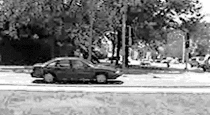
#> input picture Learning_OpenCV_3_Computer_Vision_with_Python/Chapter 7/Image_classification/TestImages/test-0.pgm, 210 x 115 px; its folder holds only this picture in this run
$ python test.py   (Python 2 division)
#> lines starting #> are read from the running program, lines starting #| are printed output that depends on the picture; after the words box and inside, x2 and y2 are one past the last pixel; in counts of white or black regions, pixels touching at a corner belong together
import cv2
import numpy as np

import imutils

from os.path import join, isfile
from os import listdir

_test_path = './Chapter 7/Image_classification/TestImages/'
_test_imgs = [join(_test_path, f) for f in listdir(_test_path) if isfile(join(_test_path, f))]

for idx, _test_img in enumerate(_test_imgs[:1]):
    category = 'noncar'
    print category
    test_img = imutils.resize(cv2.imread(_test_img, 1), height=400)
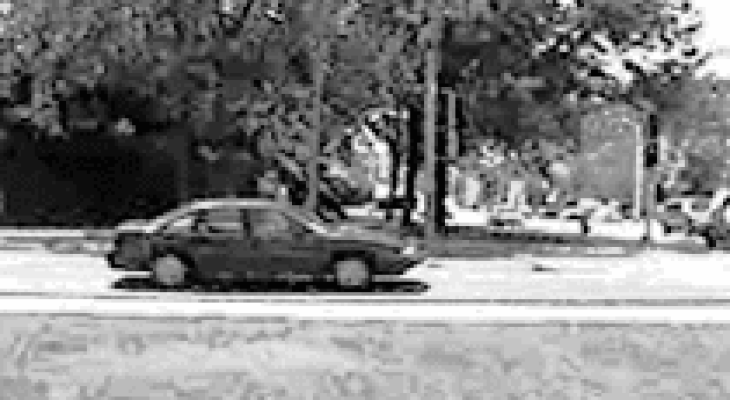
#> test_img: shape (400, 730, 3); min 3, max 254, mean 128.2
    cv2.putText(test_img, category, (10, 50), cv2.FONT_HERSHEY_COMPLEX, 3, (0, 255, 0), cv2.LINE_4)
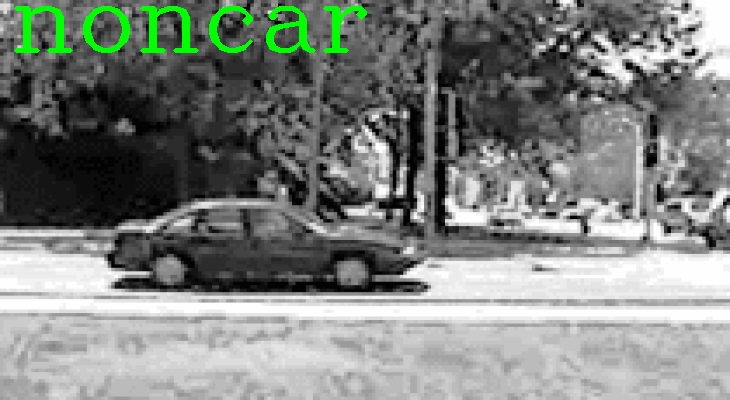
#> test_img: shape (400, 730, 3); 1.8% of pixels changed, all inside (x1, y1, x2, y2) = (14, 6, 367, 53)

    cv2.imshow(str(idx), test_img)

cv2.waitKey()

$ run again, on Learning_OpenCV_3_Computer_Vision_with_Python/Chapter 7/Image_classification/TestImages/test-104.pgm
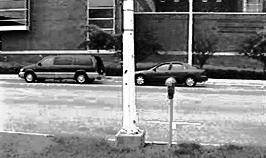
#> input picture Learning_OpenCV_3_Computer_Vision_with_Python/Chapter 7/Image_classification/TestImages/test-104.pgm, 266 x 158 px
#> `test_img = imutils.resize(cv2.imread(_test_img, 1), height=400)`:
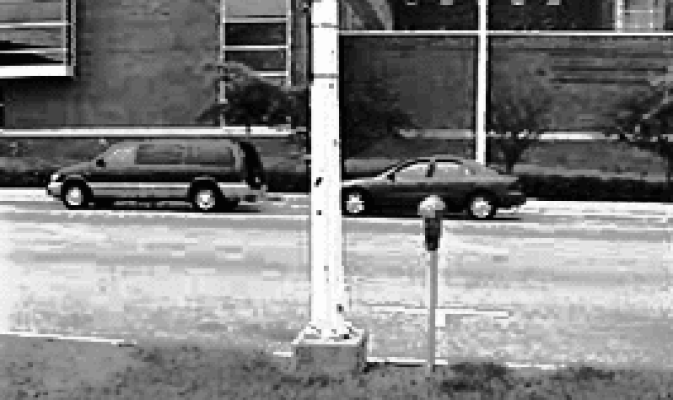
#> test_img: shape (400, 673, 3); min 3, max 253, mean 128.4
#> `cv2.putText(test_img, category, (10, 50), cv2.FONT_HERSHEY_COMPLEX, 3,..`:
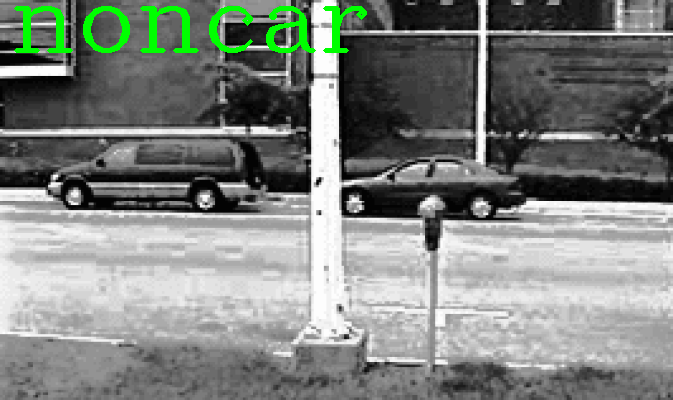
#> test_img: shape (400, 673, 3); 1.96% of pixels changed, all inside (x1, y1, x2, y2) = (14, 6, 367, 53)

$ run again, on Learning_OpenCV_3_Computer_Vision_with_Python/Chapter 7/Image_classification/TestImages/test-105.pgm
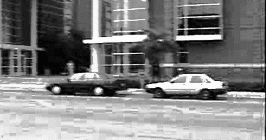
#> input picture Learning_OpenCV_3_Computer_Vision_with_Python/Chapter 7/Image_classification/TestImages/test-105.pgm, 266 x 140 px
#> `test_img = imutils.resize(cv2.imread(_test_img, 1), height=400)`:
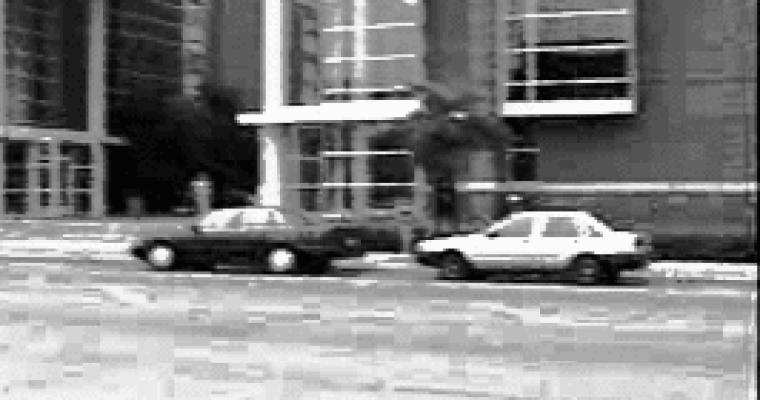
#> test_img: shape (400, 760, 3); min 4, max 251, mean 128.4
#> `cv2.putText(test_img, category, (10, 50), cv2.FONT_HERSHEY_COMPLEX, 3,..`:
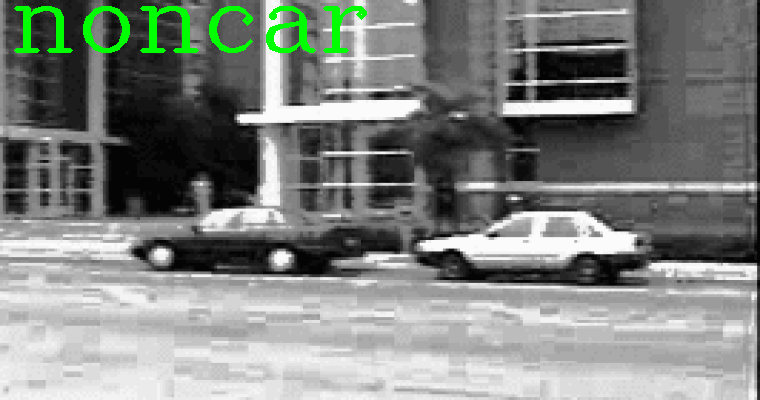
#> test_img: shape (400, 760, 3); 1.73% of pixels changed, all inside (x1, y1, x2, y2) = (14, 6, 367, 53)

$ run again, on Learning_OpenCV_3_Computer_Vision_with_Python/Chapter 7/Image_classification/TestImages/test-106.pgm
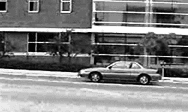
#> input picture Learning_OpenCV_3_Computer_Vision_with_Python/Chapter 7/Image_classification/TestImages/test-106.pgm, 188 x 112 px
#> `test_img = imutils.resize(cv2.imread(_test_img, 1), height=400)`:
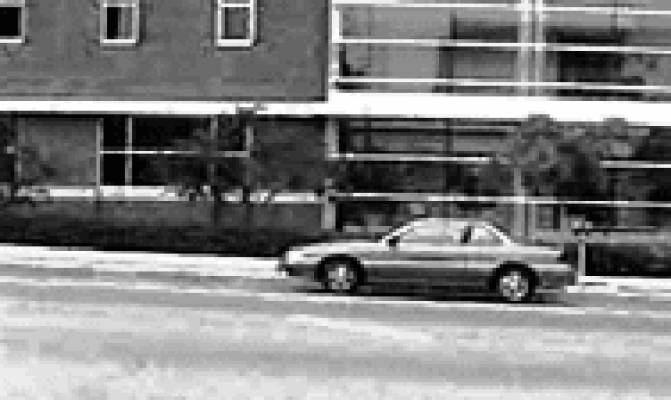
#> test_img: shape (400, 671, 3); min 3, max 254, mean 127.8
#> `cv2.putText(test_img, category, (10, 50), cv2.FONT_HERSHEY_COMPLEX, 3,..`:
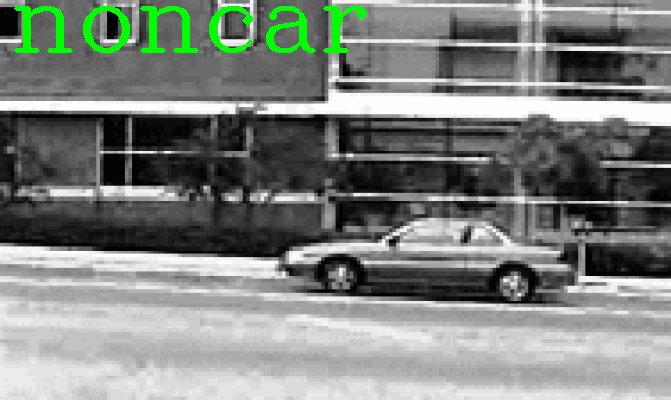
#> test_img: shape (400, 671, 3); 1.96% of pixels changed, all inside (x1, y1, x2, y2) = (14, 6, 367, 53)

$ run again, on Learning_OpenCV_3_Computer_Vision_with_Python/Chapter 7/Image_classification/TestImages/test-1.pgm
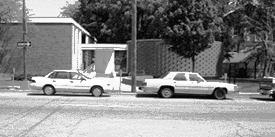
#> input picture Learning_OpenCV_3_Computer_Vision_with_Python/Chapter 7/Image_classification/TestImages/test-1.pgm, 275 x 137 px
#> `test_img = imutils.resize(cv2.imread(_test_img, 1), height=400)`:
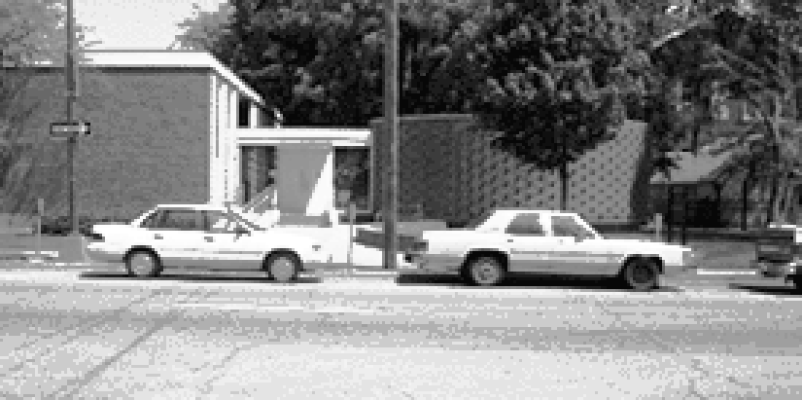
#> test_img: shape (400, 802, 3); min 7, max 255, mean 133.3
#> `cv2.putText(test_img, category, (10, 50), cv2.FONT_HERSHEY_COMPLEX, 3,..`:
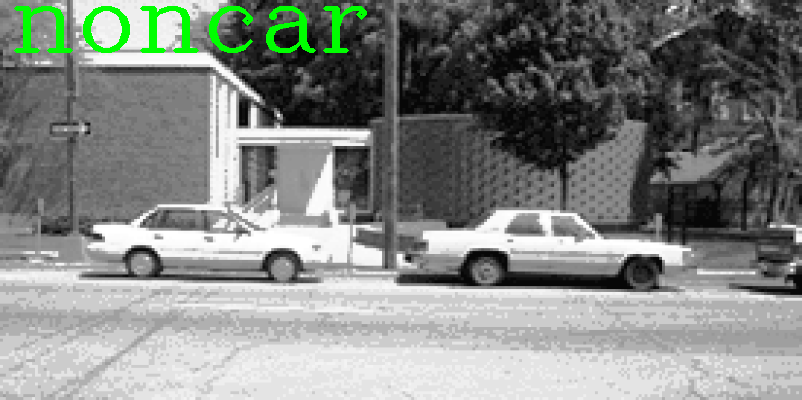
#> test_img: shape (400, 802, 3); 1.64% of pixels changed, all inside (x1, y1, x2, y2) = (14, 6, 367, 53)
